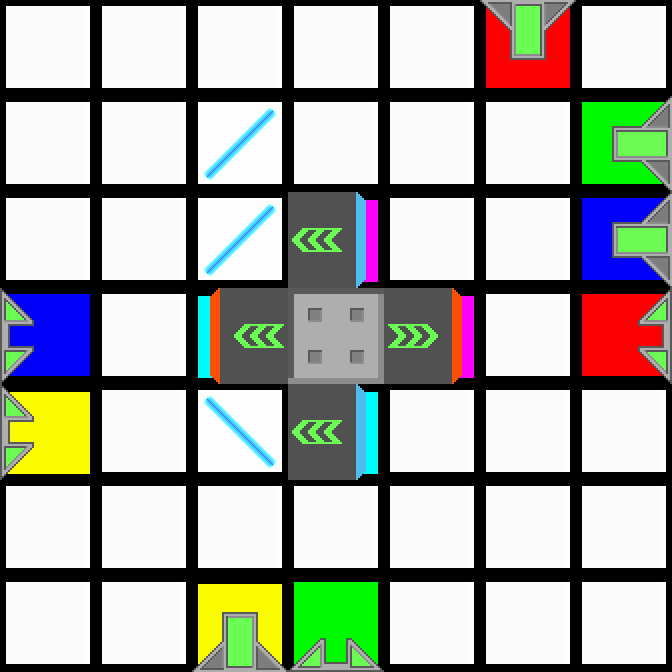

This is a level from a 2D game, rendered from its Tiled map with the project's own tilesets. A one-line summary and the complete map file follow:
An orthogonal 7x7 tile map with 96x96 px tiles, 2 tile layers (Colors, Tiles).

<map version="1.0" orientation="orthogonal" renderorder="right-down" width="7" height="7" tilewidth="96" tileheight="96">
 <properties>
  <property name="AvailableColors" value="" />
  <property name="AvailableTiles" value="1,1, 1, 2, 2" />
 </properties>
 <tileset firstgid="1" source="../tiles.tsx" />
 <layer name="Colors" width="7" height="7">
  <data encoding="csv">
87,87,87,87,87,81,87,
87,87,87,87,87,87,82,
87,87,87,85,87,87,83,
83,87,86,87,85,87,81,
84,87,87,86,87,87,87,
87,87,87,87,87,87,87,
87,87,84,82,87,87,87
</data>
 </layer>
 <layer name="Tiles" width="7" height="7">
  <data encoding="csv">
1,1,1,1,1,7,1,
1,1,2,1,1,1,8,
1,1,2,24,1,1,8,
10,1,28,17,26,1,12,
10,1,3,24,1,1,1,
1,1,1,1,1,1,1,
1,1,5,9,1,1,1
</data>
 </layer>
</map>
